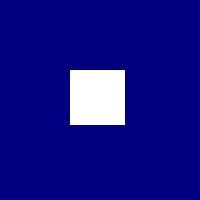
Frame 1 (no input)
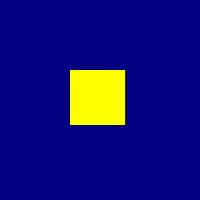
Frame 60 (the mouse pressed at the canvas centre just before this capture)
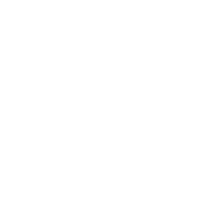
Frame 120 (the mouse held since frame 60 and released just before this capture)

The Processing sketch that drew these frames (run headless with seeded random() and noise(); from frame 60 on, the mouse is pressed at the canvas centre):

// Processing sketch: processing_96913
// ── processing_96913.pde

void setup() {
  size (200, 200);
  background (0,0,128);
   noStroke();
}
void draw(){
  int x= mouseX;
  int y= mouseY;
     background(0,0,128); 
     rect(70,70,55,55);
     fill (255,255,0);
{
 if (x>=75 && x<=125 && y>=75 && y<=125)
  background(255);}
}
